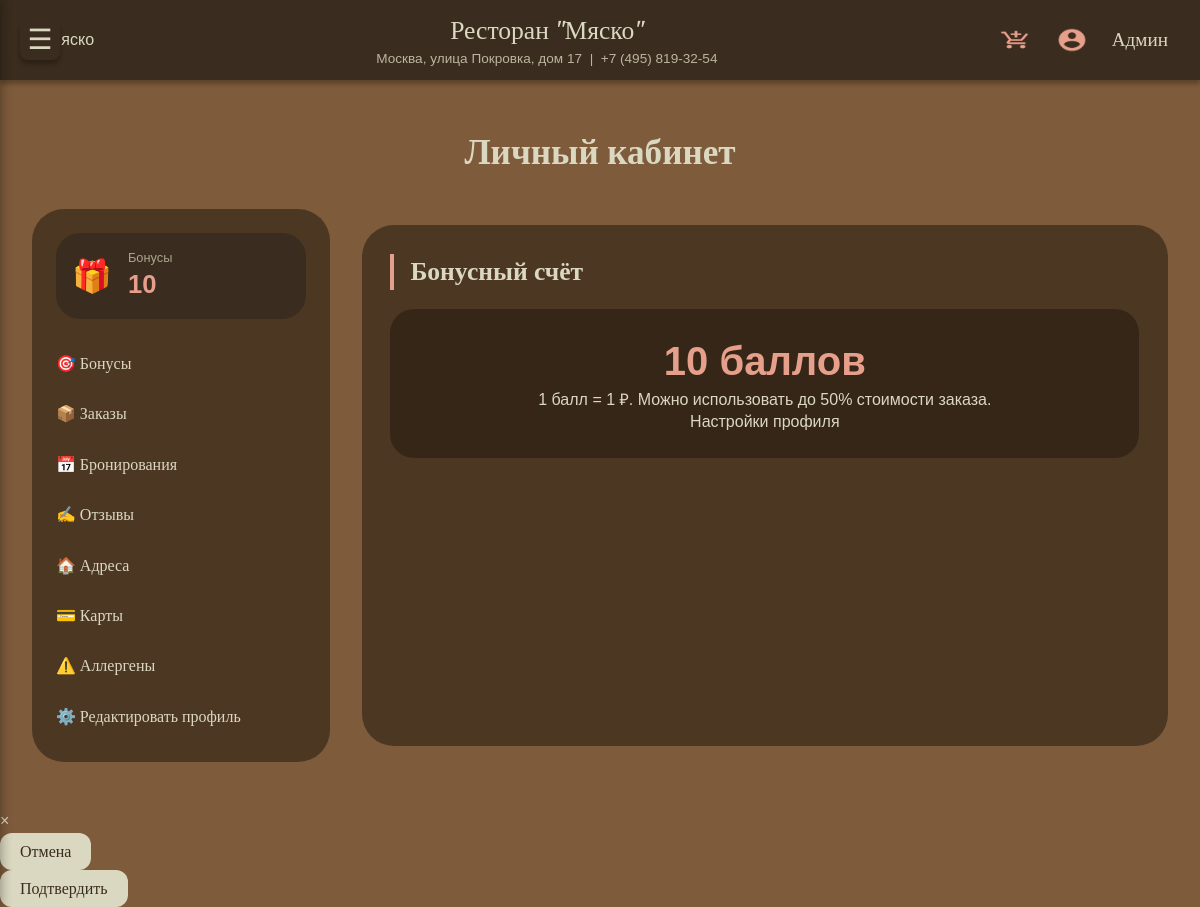
The page /profile (signed in) on the database as committed earlier.
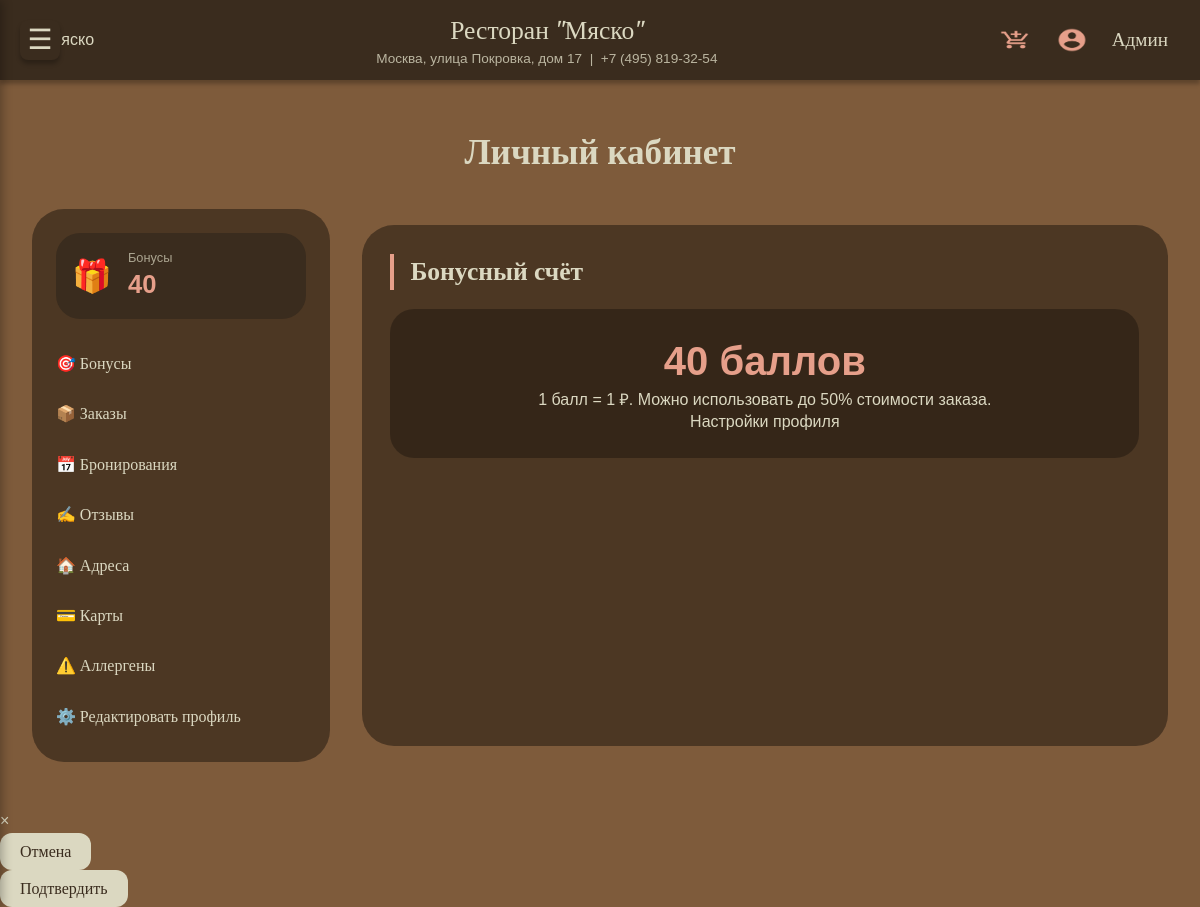
The same page on the database as committed later.
### tables this page shows
CREATE TABLE users (
                id INTEGER PRIMARY KEY AUTOINCREMENT,
                first_name TEXT NOT NULL,
                last_name TEXT NOT NULL,
                phone TEXT UNIQUE NOT NULL,
                email TEXT,
                password_hash TEXT NOT NULL,
                role TEXT DEFAULT 'user',
                bonus_points INTEGER DEFAULT 0
            );

### routers.py (the view)
@app.route('/profile')
@login_required
def profile():
    with get_db() as conn:
        orders = conn.execute("SELECT * FROM orders WHERE user_id=? ORDER BY created_at DESC", (current_user.id,)).fetchall()
        reservations = conn.execute(
            "SELECT r.*, t.capacity, t.location FROM reservations r JOIN tables t ON r.table_id=t.id WHERE r.user_id=? ORDER BY date DESC",
            (current_user.id,)).fetchall()
        my_reviews = conn.execute('''
            SELECT r.*, mi.name FROM reviews r JOIN menu_items mi ON r.menu_item_id = mi.id
            WHERE r.user_id=? ORDER BY r.created_at DESC
        ''', (current_user.id,)).fetchall()
        addresses = conn.execute("SELECT * FROM delivery_addresses WHERE user_id=?", (current_user.id,)).fetchall()
        payments = conn.execute("SELECT * FROM payment_methods WHERE user_id=?", (current_user.id,)).fetchall()
        allergens = conn.execute("SELECT * FROM user_allergens WHERE user_id=?", (current_user.id,)).fetchall()
    return render_template('profile.html', user=current_user, orders=orders, reservations=reservations,
                           my_reviews=my_reviews, addresses=addresses, payments=payments, allergens=allergens)

### models.py (called while the page is built)
def get_db():
    conn = sqlite3.connect(DATABASE)
    conn.row_factory = sqlite3.Row
    conn.execute("PRAGMA foreign_keys = ON")
    return conn

    @staticmethod
    def get(user_id):
        with get_db() as conn:
            row = conn.execute("SELECT * FROM users WHERE id=?", (user_id,)).fetchone()
        return User(row) if row else None

### routers.py (called while the page is built)
@app.context_processor
def inject_csrf():
    from flask_wtf.csrf import generate_csrf
    return dict(csrf_token=generate_csrf, csrf_token_value=generate_csrf())

@login_manager.user_loader
def load_user(user_id):
    return User.get(user_id)

@app.before_request
def make_user_available():
    g.user = current_user if current_user.is_authenticated else None

### app/templates/profile.html (shortened to what this page needs)
{% extends "base.html" %}
{% block content %}
<div class="profile-container">
  <h2 class="profile-title">Личный кабинет</h2>
  <div class="profile-layout">
    <aside class="profile-sidebar">
      <div class="sidebar-bonus">
        <span class="bonus-icon">🎁</span>
        <div class="bonus-info">
          <span class="bonus-label">Бонусы</span>
          <span class="bonus-value">{{ current_user.bonus_points }}</span>
        </div>
      </div>
      <nav class="profile-nav">
        <a href="#bonus" class="nav-link" data-section="bonus">🎯 Бонусы</a>
        <a href="#orders" class="nav-link" data-section="orders">📦 Заказы</a>
        <a href="#reservations" class="nav-link" data-section="reservations">📅 Бронирования</a>
        <a href="#reviews" class="nav-link" data-section="reviews">✍️ Отзывы</a>
        <a href="#addresses" class="nav-link" data-section="addresses">🏠 Адреса</a>
        <a href="#cards" class="nav-link" data-section="cards">💳 Карты</a>
        <a href="#allergens" class="nav-link" data-section="allergens">⚠️ Аллергены</a>
        <a href="{{ url_for('edit_profile') }}" class="nav-link">⚙️ Редактировать профиль</a>
      </nav>
    </aside>
    <main class="profile-content">
      <section id="bonus" class="profile-section active">
        <h3>Бонусный счёт</h3>
        <div class="bonus-card">
          <div class="bonus-balance">{{ current_user.bonus_points }} баллов</div>
          <p>1 балл = 1 ₽. Можно использовать до 50% стоимости заказа.</p>
          <a href="{{ url_for('edit_profile') }}" class="btn-small">Настройки профиля</a>
        </div>
      </section>
    </main>
  </div>
</div>
{% endblock %}

### app/templates/base.html (shortened to what this page needs)
<!DOCTYPE html>
<html lang="ru">
<head>
    <link rel="stylesheet" href="{{ url_for('static', filename='css/font.css') }}">
    <link rel="stylesheet" href="{{ url_for('static', filename='style.css') }}">
</head>
<body>
    <div class="menu-toggle" id="menu-toggle-btn">☰</div>
    <header class="site-header">
        <div class="header-container">
            <div class="logo">
                <a href="{{ url_for('index') }}">
                    <img src="{{ url_for('static', filename='images/logo.png') }}" alt="Мяско" height="40">
                </a>
            </div>
            <div class="header-info">
                <div class="restaurant-name">Ресторан "Мяско"</div>
                <div class="restaurant-address">Москва, улица Покровка, дом 17 &nbsp;|&nbsp; +7 (495) 819-32-54</div>
            </div>
            <div class="header-actions">
                <a href="{{ url_for('cart') }}" class="header-icon cart-icon" title="Корзина"></a>
                {% if current_user.is_authenticated %}
                    <a href="{{ url_for('profile') }}" class="header-icon profile-icon" title="Личный кабинет"></a>
                    <a href="{{ url_for('profile') }}" class="user-name">{{ current_user.first_name }}</a>
                {% else %}
                    <a href="{{ url_for('login') }}" class="header-icon profile-icon" title="Войти"></a>
                {% endif %}
            </div>
        </div>
    </header>
    <main>
        {% block content %}{% endblock %}
    </main>
    <div id="confirm-modal" class="modal">
        <div class="modal-content">
            <span class="close">&times;</span>
            <div class="modal-actions">
                <button id="modal-cancel">Отмена</button>
                <form id="modal-form" method="POST">
                    <button type="submit" id="modal-confirm">Подтвердить</button>
                </form>
            </div>
        </div>
    </div>
</body>
</html>

Rows that differ between the two databases and show on the page:
changed users "Админ": bonus_points "10" → "40"
